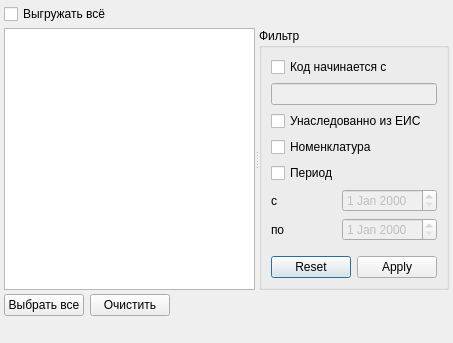
<?xml version="1.0" encoding="UTF-8"?>
<ui version="4.0">
 <class>ExportRbService_Wizard_1</class>
 <widget class="QDialog" name="ExportRbService_Wizard_1">
  <property name="windowModality">
   <enum>Qt::NonModal</enum>
  </property>
  <property name="geometry">
   <rect>
    <x>0</x>
    <y>0</y>
    <width>453</width>
    <height>343</height>
   </rect>
  </property>
  <property name="windowTitle">
   <string>Список записей</string>
  </property>
  <layout class="QGridLayout">
   <property name="leftMargin">
    <number>4</number>
   </property>
   <property name="topMargin">
    <number>4</number>
   </property>
   <property name="rightMargin">
    <number>4</number>
   </property>
   <property name="bottomMargin">
    <number>4</number>
   </property>
   <property name="spacing">
    <number>4</number>
   </property>
   <item row="0" column="0">
    <layout class="QHBoxLayout">
     <item>
      <widget class="QCheckBox" name="checkExportAll">
       <property name="text">
        <string>Выгружать всё</string>
       </property>
      </widget>
     </item>
     <item>
      <spacer>
       <property name="orientation">
        <enum>Qt::Horizontal</enum>
       </property>
       <property name="sizeHint" stdset="0">
        <size>
         <width>40</width>
         <height>20</height>
        </size>
       </property>
      </spacer>
     </item>
    </layout>
   </item>
   <item row="2" column="0">
    <widget class="QSplitter" name="splitterTree">
     <property name="sizePolicy">
      <sizepolicy hsizetype="Expanding" vsizetype="Expanding">
       <horstretch>0</horstretch>
       <verstretch>0</verstretch>
      </sizepolicy>
     </property>
     <property name="orientation">
      <enum>Qt::Horizontal</enum>
     </property>
     <widget class="CTableView" name="tblItems">
      <property name="whatsThis">
       <string comment="ура!">список записей</string>
      </property>
      <property name="tabKeyNavigation">
       <bool>false</bool>
      </property>
      <property name="alternatingRowColors">
       <bool>true</bool>
      </property>
     </widget>
     <widget class="QGroupBox" name="gbFilter">
      <property name="title">
       <string>Фильтр</string>
      </property>
      <layout class="QGridLayout" name="gridLayout">
       <item row="5" column="0">
        <layout class="QHBoxLayout" name="horizontalLayout_2">
         <item>
          <widget class="QLabel" name="label">
           <property name="text">
            <string>с</string>
           </property>
          </widget>
         </item>
         <item>
          <widget class="QDateEdit" name="edtFilterBegDate">
           <property name="enabled">
            <bool>false</bool>
           </property>
          </widget>
         </item>
        </layout>
       </item>
       <item row="6" column="0">
        <layout class="QHBoxLayout" name="horizontalLayout">
         <item>
          <widget class="QLabel" name="label_2">
           <property name="text">
            <string>по</string>
           </property>
          </widget>
         </item>
         <item>
          <widget class="QDateEdit" name="edtFilterEndDate">
           <property name="enabled">
            <bool>false</bool>
           </property>
          </widget>
         </item>
        </layout>
       </item>
       <item row="0" column="0">
        <widget class="QCheckBox" name="chkFilterCode">
         <property name="text">
          <string>Код начинается с</string>
         </property>
        </widget>
       </item>
       <item row="1" column="0">
        <widget class="QLineEdit" name="edtFilterCode">
         <property name="enabled">
          <bool>false</bool>
         </property>
        </widget>
       </item>
       <item row="2" column="0">
        <widget class="QCheckBox" name="chkFilterEIS">
         <property name="text">
          <string>Унаследованно из ЕИС</string>
         </property>
         <property name="tristate">
          <bool>true</bool>
         </property>
        </widget>
       </item>
       <item row="3" column="0">
        <widget class="QCheckBox" name="chkFilterNomenclature">
         <property name="text">
          <string>Номенклатура</string>
         </property>
         <property name="tristate">
          <bool>true</bool>
         </property>
        </widget>
       </item>
       <item row="4" column="0">
        <widget class="QCheckBox" name="chkFilterPeriod">
         <property name="text">
          <string>Период</string>
         </property>
        </widget>
       </item>
       <item row="8" column="0">
        <widget class="QDialogButtonBox" name="bbxFilter">
         <property name="standardButtons">
          <set>QDialogButtonBox::Apply|QDialogButtonBox::Reset</set>
         </property>
        </widget>
       </item>
       <item row="7" column="0">
        <spacer name="verticalSpacer">
         <property name="orientation">
          <enum>Qt::Vertical</enum>
         </property>
         <property name="sizeHint" stdset="0">
          <size>
           <width>20</width>
           <height>40</height>
          </size>
         </property>
        </spacer>
       </item>
      </layout>
      <zorder>chkFilterCode</zorder>
      <zorder>edtFilterCode</zorder>
      <zorder>chkFilterEIS</zorder>
      <zorder>chkFilterNomenclature</zorder>
      <zorder>chkFilterPeriod</zorder>
      <zorder>bbxFilter</zorder>
      <zorder>verticalSpacer</zorder>
     </widget>
    </widget>
   </item>
   <item row="3" column="0">
    <layout class="QHBoxLayout">
     <property name="spacing">
      <number>6</number>
     </property>
     <property name="leftMargin">
      <number>0</number>
     </property>
     <property name="topMargin">
      <number>0</number>
     </property>
     <property name="rightMargin">
      <number>0</number>
     </property>
     <property name="bottomMargin">
      <number>0</number>
     </property>
     <item>
      <widget class="QPushButton" name="btnSelectAll">
       <property name="text">
        <string>Выбрать все</string>
       </property>
      </widget>
     </item>
     <item>
      <widget class="QPushButton" name="btnClearSelection">
       <property name="text">
        <string>Очистить</string>
       </property>
      </widget>
     </item>
     <item>
      <spacer>
       <property name="orientation">
        <enum>Qt::Horizontal</enum>
       </property>
       <property name="sizeHint" stdset="0">
        <size>
         <width>40</width>
         <height>20</height>
        </size>
       </property>
      </spacer>
     </item>
    </layout>
   </item>
   <item row="4" column="0">
    <widget class="QStatusBar" name="statusBar">
     <property name="sizePolicy">
      <sizepolicy hsizetype="Preferred" vsizetype="Fixed">
       <horstretch>0</horstretch>
       <verstretch>0</verstretch>
      </sizepolicy>
     </property>
     <property name="toolTip">
      <string>A status bar</string>
     </property>
     <property name="whatsThis">
      <string>A status bar.</string>
     </property>
     <property name="sizeGripEnabled">
      <bool>false</bool>
     </property>
    </widget>
   </item>
  </layout>
 </widget>
 <customwidgets>
  <customwidget>
   <class>CTableView</class>
   <extends>QTableView</extends>
   <header>library/TableView.h</header>
  </customwidget>
 </customwidgets>
 <tabstops>
  <tabstop>checkExportAll</tabstop>
  <tabstop>tblItems</tabstop>
  <tabstop>chkFilterCode</tabstop>
  <tabstop>edtFilterCode</tabstop>
  <tabstop>chkFilterEIS</tabstop>
  <tabstop>chkFilterNomenclature</tabstop>
  <tabstop>chkFilterPeriod</tabstop>
  <tabstop>edtFilterBegDate</tabstop>
  <tabstop>edtFilterEndDate</tabstop>
  <tabstop>bbxFilter</tabstop>
  <tabstop>btnSelectAll</tabstop>
  <tabstop>btnClearSelection</tabstop>
 </tabstops>
 <resources/>
 <connections/>
</ui>
